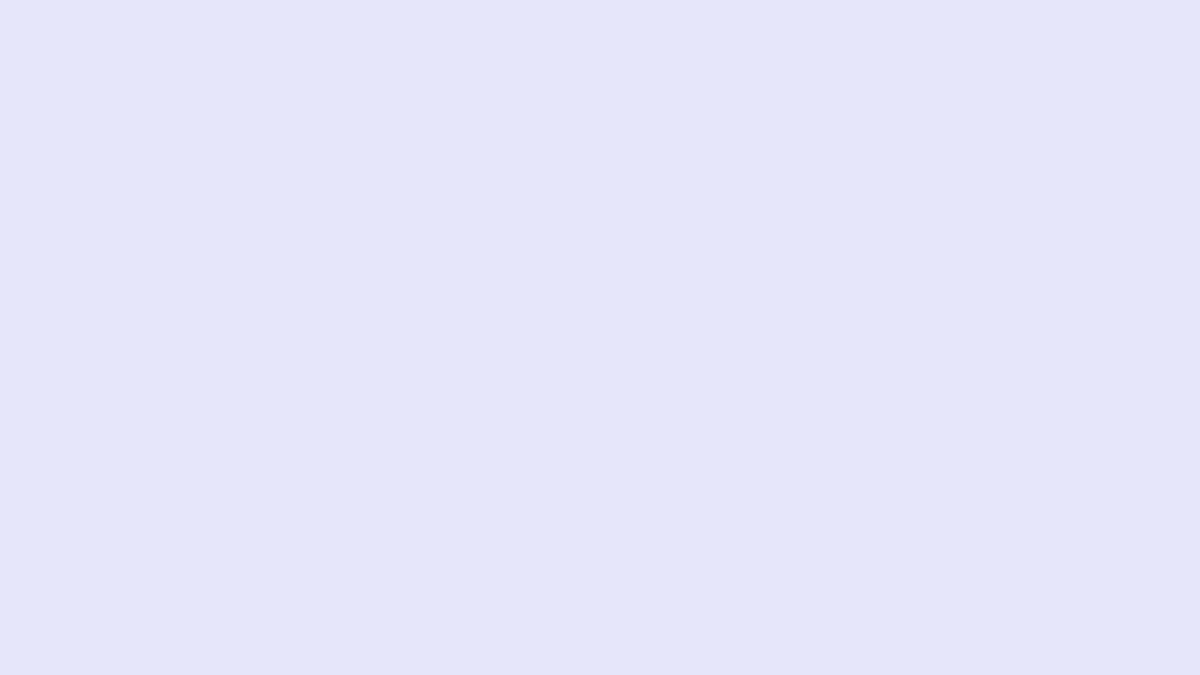
Frame 1 (no input)
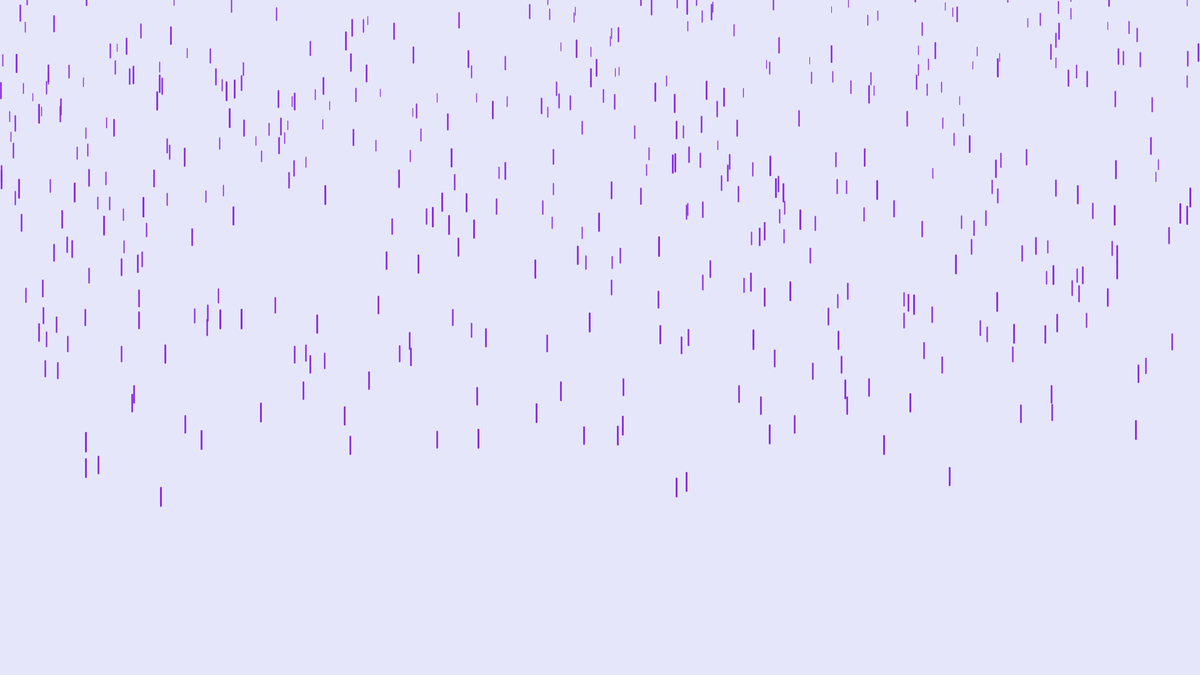
Frame 60 (the mouse pressed at the canvas centre just before this capture)
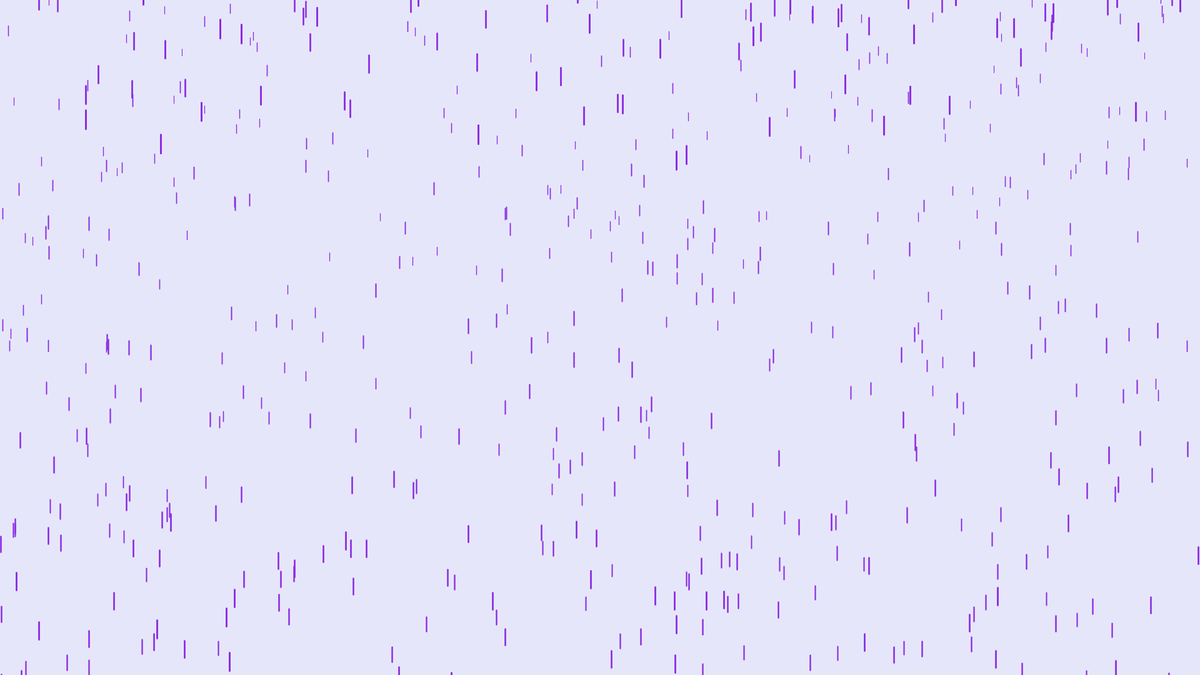
Frame 120 (the mouse held since frame 60 and released just before this capture)

The Processing sketch that drew these frames (run headless with seeded random() and noise(); from frame 60 on, the mouse is pressed at the canvas centre):

// Processing sketch: Purple_Rain
// ── Purple_Rain.pde

Drop[] drops = new Drop[700];

void setup() {
  size(1920, 1080);
  for (int i= 0; i < drops.length; i++) {
    drops[i] = new Drop();
  }
}

void draw() {
  background(230, 230, 250);
  for (int i = 0; i < drops.length; i++) {
    drops[i].show();
    drops[i].fall();
  }
}
// ── Drop.pde
class Drop {
  float x = random(width);
  float y = random(-740, -50);
  float depth = random(0,20);
  float yspeed = map(depth, 0, 20, 2, 15);
  float dlength = map(depth, 0, 20, 10, 30);
 
  
  void fall() {
    y = y + yspeed;
    
    if (y > height) {
      y = random(-200, -100);
      yspeed = map(depth, 0, 20, 2, 10);
    }
  }
  
  void show() {
    float thickness = map(depth, 0, 20, 1, 3);
    strokeWeight(thickness);
    stroke(138,43,226);
    line(x,y,x,y+dlength);
  }
  
}
